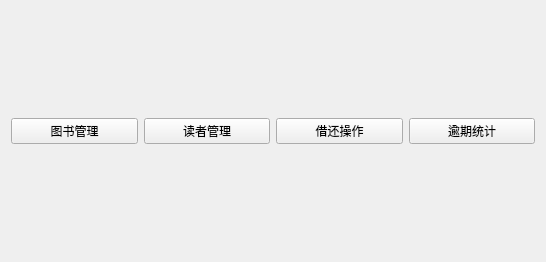
<?xml version="1.0" encoding="UTF-8"?>
<ui version="4.0">
 <class>AdminMainView</class>
 <widget class="QWidget" name="AdminMainView">
  <property name="geometry">
   <rect>
    <x>0</x>
    <y>0</y>
    <width>546</width>
    <height>262</height>
   </rect>
  </property>
  <property name="windowTitle">
   <string>管理员主界面</string>
  </property>
  <layout class="QGridLayout" name="gridLayout">
   <item row="0" column="0">
    <spacer name="verticalSpacer_2">
     <property name="orientation">
      <enum>Qt::Orientation::Vertical</enum>
     </property>
     <property name="sizeHint" stdset="0">
      <size>
       <width>20</width>
       <height>108</height>
      </size>
     </property>
    </spacer>
   </item>
   <item row="1" column="0">
    <layout class="QHBoxLayout" name="horizontalLayout">
     <item>
      <widget class="QPushButton" name="btnBookManage">
       <property name="text">
        <string>图书管理</string>
       </property>
      </widget>
     </item>
     <item>
      <widget class="QPushButton" name="btnReaderManage">
       <property name="text">
        <string>读者管理</string>
       </property>
      </widget>
     </item>
     <item>
      <widget class="QPushButton" name="btnBorrowReturn">
       <property name="text">
        <string>借还操作</string>
       </property>
      </widget>
     </item>
     <item>
      <widget class="QPushButton" name="btnStat">
       <property name="text">
        <string>逾期统计</string>
       </property>
      </widget>
     </item>
    </layout>
   </item>
   <item row="2" column="0">
    <spacer name="verticalSpacer">
     <property name="orientation">
      <enum>Qt::Orientation::Vertical</enum>
     </property>
     <property name="sizeHint" stdset="0">
      <size>
       <width>20</width>
       <height>108</height>
      </size>
     </property>
    </spacer>
   </item>
  </layout>
 </widget>
 <resources/>
 <connections/>
</ui>
